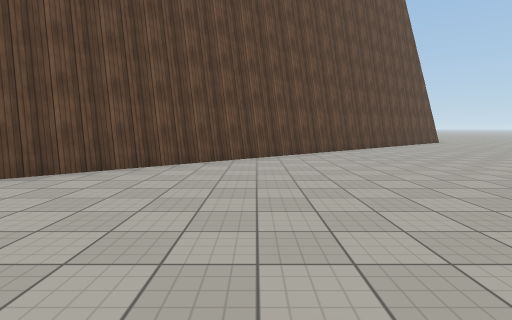
View 1 (above)

12 first-person views from a walk through a 3-D level made in the Unity game engine. The camera is 1.4 m above the floor, tilts 6° down and sees 80° across. The floor is counted in squares, 2 m on a side. Each view is taken from the middle of a square. On the plan, view 1 faces up. The plan holds only what a view shows up to about 10 squares ahead; the rest is blank. The place goes on beyond the plan. The player character is not drawn. Some surface patterns are stand-ins.

View 2
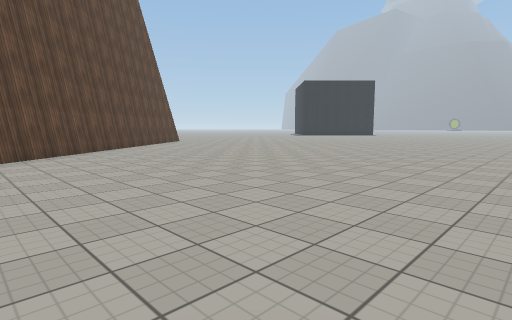

View 3
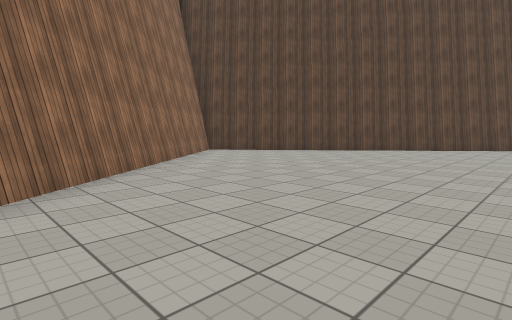

View 4
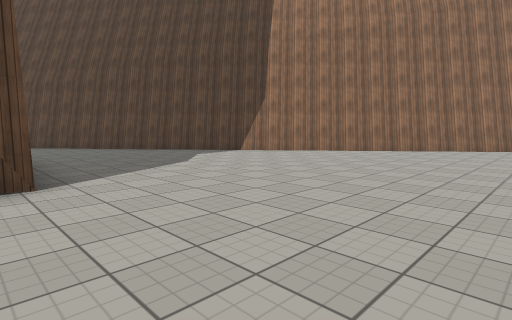

View 5
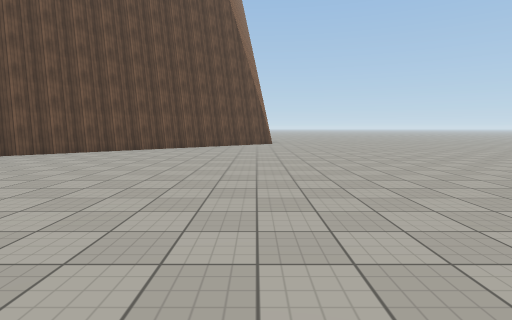

View 6
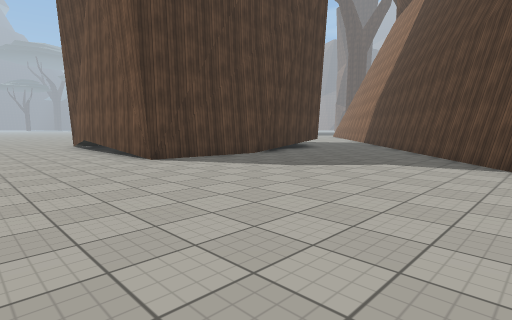

View 7
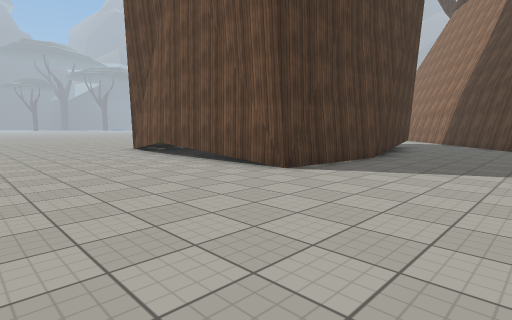

View 8
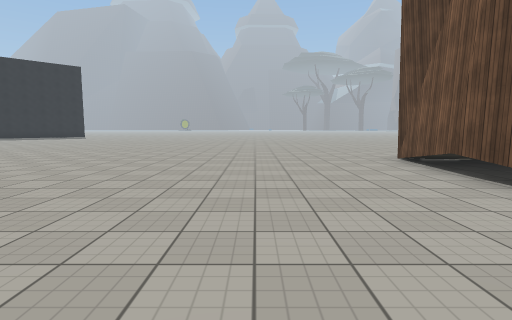

View 9
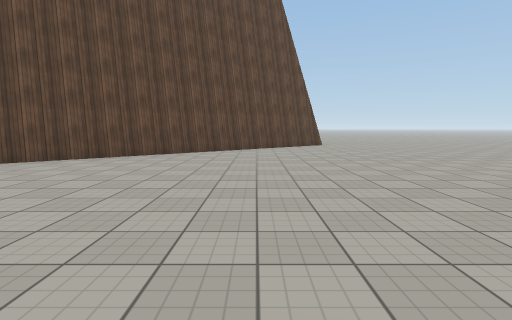

View 10
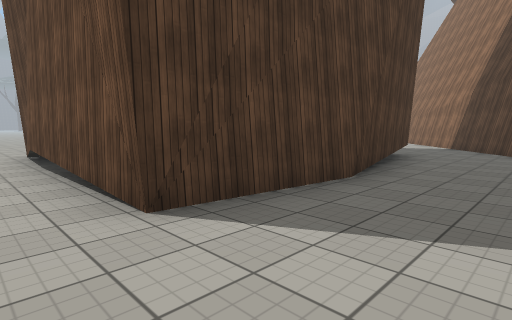

View 11
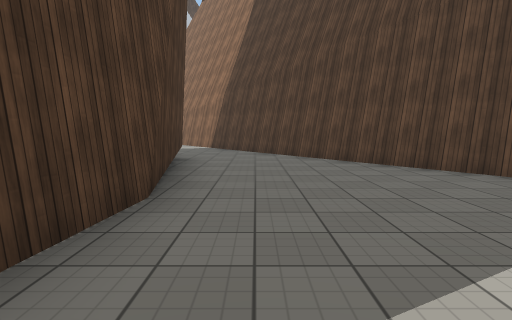

View 12
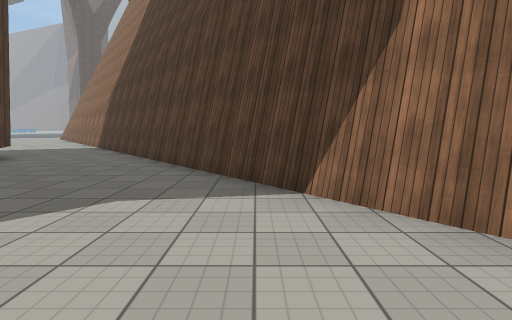

### Floor plan
Points are (right, up) in squares from view 1. A wall is a line through its corners. A room is listed if a view was taken in it or the views show most of it. See-through windows are left out.
Room 1 (views 1, 2, 3, 4, 5, 6, 7, 8, 9, 10, 11, 12)
walls: (6.4, -3.1) (10.7, -3); (10.5, -3) (12.8, -3.3); (6.1, -6.7) (6.4, -3.1) (6.9, -3.1); (5, 11.5) (-6.2, 1.9) (5.8, -13); (6.7, -10.2) (6.1, -6.1)
ways out: opening at (7, -11.5); opening at (14.5, -1.2)

Where each view was taken, in squares from view 1:
view 1: 0 up, 0 right, facing up
view 2: 0 up, 0 right, facing up-right
view 3: 4 down, 2 right, facing up-left
view 4: 1 up, 7 right, facing down-left
view 5: 1 up, 8 right, facing up
view 6: 0 up, 0 right, facing down-right
view 7: 1 up, 3 right, facing down-right
view 8: 0 up, 6 right, facing right
view 9: 2 up, 6 right, facing up
view 10: 2 down, 4 right, facing down-right
view 11: 3 down, 5 right, facing down
view 12: 3 down, 1 right, facing down
